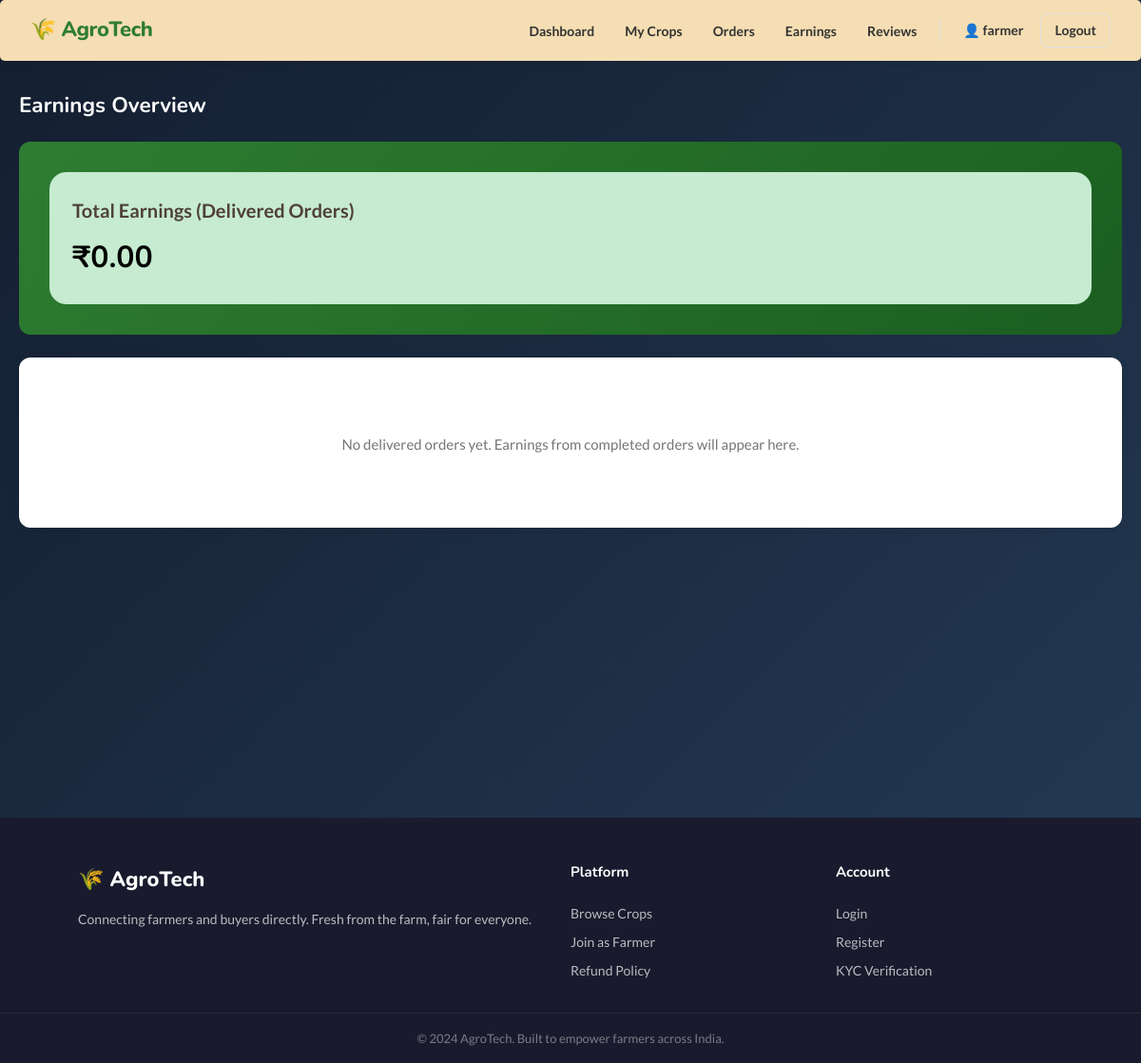
Page /farmers/earnings/ (signed in) on the earlier database version.
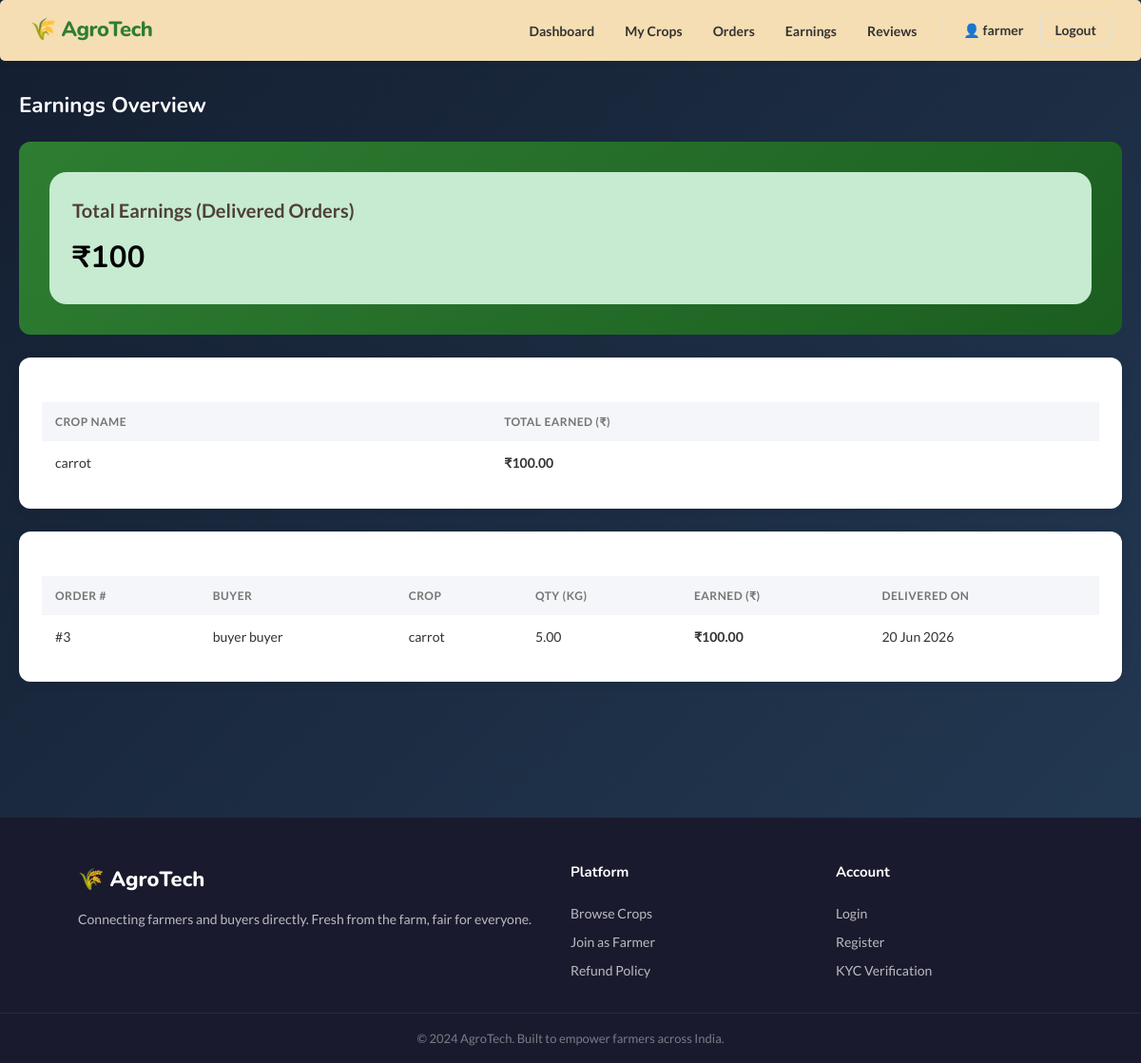
Same page on the later database version.
### farmers/models.py (models this page shows, shortened)
class Crop(models.Model):
    CATEGORY_CHOICES = [
        ('vegetables', 'Vegetables'),
        ('fruits', 'Fruits'),
        ('grains', 'Grains & Cereals'),
        ('pulses', 'Pulses & Legumes'),
        ('spices', 'Spices & Herbs'),
        ('dairy', 'Dairy Products'),
        ('other', 'Other'),
    ]
    farmer = models.ForeignKey(User, on_delete=models.CASCADE, related_name='crops')
    name = models.CharField(max_length=100)
    category = models.CharField(max_length=30, choices=CATEGORY_CHOICES, default='vegetables')
    description = models.TextField()
    price_per_kg = models.DecimalField(max_digits=8, decimal_places=2)
    quantity_kg = models.DecimalField(max_digits=8, decimal_places=2)
    location = models.CharField(max_length=150)
    image = models.ImageField(upload_to='crops/', blank=True, null=True)
    is_available = models.BooleanField(default=True)
    created_on = models.DateTimeField(auto_now_add=True)
    updated_on = models.DateTimeField(auto_now=True)

class Order(models.Model):
    STATUS_CHOICES = [
        ('pending', 'Pending'),
        ('confirmed', 'Confirmed'),
        ('packed', 'Packed'),
        ('shipped', 'Shipped'),
        ('delivered', 'Delivered'),
        ('cancelled', 'Cancelled'),
    ]
    buyer = models.ForeignKey(User, on_delete=models.CASCADE, related_name='orders')
    crop = models.ForeignKey(Crop, on_delete=models.CASCADE, related_name='orders')
    quantity_kg = models.DecimalField(max_digits=8, decimal_places=2)
    total_price = models.DecimalField(max_digits=10, decimal_places=2)
    status = models.CharField(max_length=20, choices=STATUS_CHOICES, default='pending')
    delivery_address = models.TextField()
    phone = models.CharField(max_length=15)
    note = models.TextField(blank=True)
    placed_on = models.DateTimeField(auto_now_add=True)
    updated_on = models.DateTimeField(auto_now=True)

### accounts/models.py (models this page shows, shortened)
class User(AbstractUser):
    email = models.EmailField(unique=True)
    USERNAME_FIELD = 'email'
    REQUIRED_FIELDS = ['username']

### farmers/views.py (the view)
    def wrapper(request, *args, **kwargs):
        if not request.user.is_authenticated:
            return redirect('accounts:login')
        profile = getattr(request.user, 'profile', None)
        if not profile or profile.role != 'farmer':
            messages.error(request, "This page is for farmers only.")
            return redirect('home')
        return view_func(request, *args, **kwargs)

### farmers/views.py (called while the page is built)
def farmer_required(view_func):
    def wrapper(request, *args, **kwargs):
        if not request.user.is_authenticated:
            return redirect('accounts:login')
        profile = getattr(request.user, 'profile', None)
        if not profile or profile.role != 'farmer':
            messages.error(request, "This page is for farmers only.")
            return redirect('home')
        return view_func(request, *args, **kwargs)
    return wrapper

@farmer_required
def earnings_view(request):
    orders = Order.objects.filter(crop__farmer=request.user, status='delivered').order_by('-placed_on')
    total = orders.aggregate(total=Sum('total_price'))['total'] or Decimal('0.00')
    crop_earnings = {}
    for order in orders:
        name = order.crop.name
        crop_earnings[name] = crop_earnings.get(name, Decimal('0.00')) + order.total_price
    return render(request, 'farmers/earnings.html', {
        'orders': orders,
        'total': total,
        'crop_earnings': crop_earnings,
    })

### farmers/templates/farmers/earnings.html (shortened to what this page needs)
{% extends 'base.html' %}
{% load static %}
{% block extra_css %}
  <link rel="stylesheet" href="{% static 'farmers/earnings.css' %}?v=2" />
{% endblock %}
{% block content %}
<div class="page-wrapper">
  <div class="page-header">
    <h2>Earnings Overview</h2>
  </div>
  <div class="earnings-highlight">
    <div class="earnings-total">
      <span class="earnings-label">Total Earnings (Delivered Orders)</span>
      <span class="earnings-amount">₹{{ total }}</span>
    </div>
  </div>
  {% if crop_earnings %}
    <div class="section-card">
      <h3>Earnings by Crop</h3>
      <div class="table-wrap">
        <table class="data-table">
          <thead>
            <tr>
              <th>Crop Name</th>
              <th>Total Earned (₹)</th>
            </tr>
          </thead>
          <tbody>
            {% for crop_name, amount in crop_earnings.items %}
            <tr>
              <td>{{ crop_name }}</td>
              <td><strong>₹{{ amount }}</strong></td>
            </tr>
            {% endfor %}
          </tbody>
        </table>
      </div>
    </div>
  {% endif %}
  <div class="section-card">
    <h3>All Delivered Orders</h3>
    {% if orders %}
      <div class="table-wrap">
        <table class="data-table">
          <thead>
            <tr>
              <th>Order #</th>
              <th>Buyer</th>
              <th>Crop</th>
              <th>Qty (kg)</th>
              <th>Earned (₹)</th>
              <th>Delivered On</th>
            </tr>
          </thead>
          <tbody>
            {% for order in orders %}
            <tr>
              <td>#{{ order.id }}</td>
              <td>{{ order.buyer.get_full_name|default:order.buyer.username }}</td>
              <td>{{ order.crop.name }}</td>
              <td>{{ order.quantity_kg }}</td>
              <td><strong>₹{{ order.total_price }}</strong></td>
              <td>{{ order.updated_on|date:"d M Y" }}</td>
            </tr>
            {% endfor %}
          </tbody>
        </table>
      </div>
    {% else %}
      <div class="empty-state">
        <p>No delivered orders yet. Earnings from completed orders will appear here.</p>
      </div>
    {% endif %}
  </div>
</div>
{% endblock %}

Differences in the rows shown:
now on this page (row unchanged): Crop: crop_earnings "carrot"
now on this page (row edited): Order: id "3", buyer.get_full_name "buyer buyer", crop.name "carrot", quantity_kg "5.00", total_price "100.00", updated_on "20 Jun 2026"
Other differences:
{{ total }}: "0.00" → "100"
text no longer shown: "No delivered orders yet. Earnings from completed orders will appear here."
text now shown: "CROP NAME TOTAL EARNED (₹) ORDER # BUYER CROP QTY (KG) EARNED (₹) DELIVERED ON"
new list line: "₹ 100.00"
